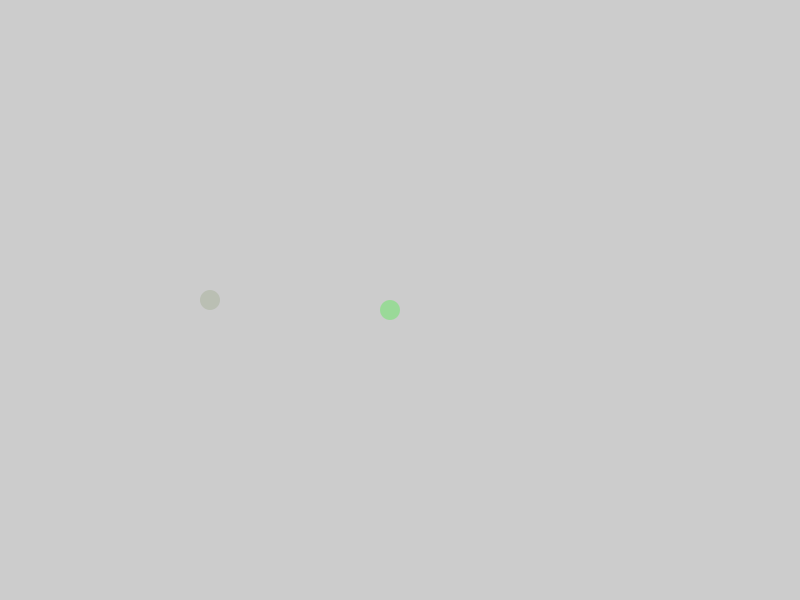
Frame 1 (no input)
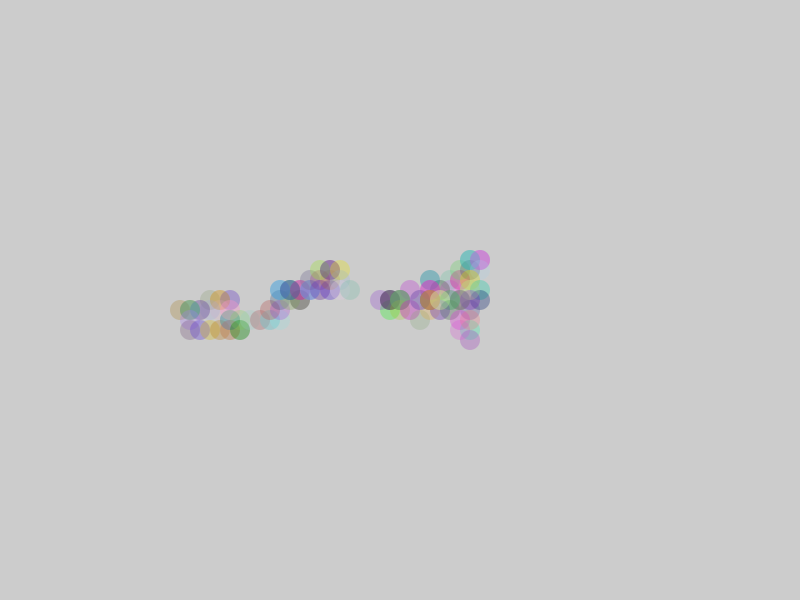
Frame 60 (the mouse pressed at the canvas centre just before this capture)
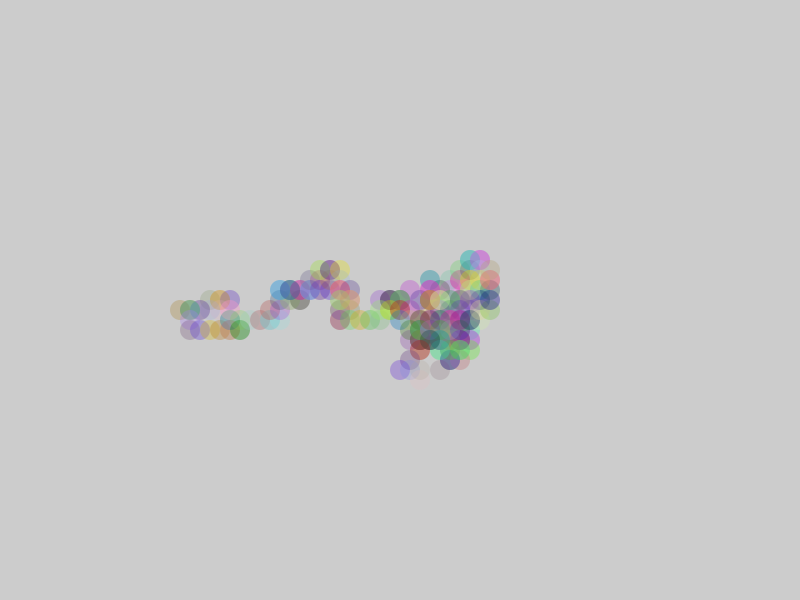
Frame 120 (the mouse held since frame 60 and released just before this capture)

The Processing sketch that drew these frames (run headless with seeded random() and noise(); from frame 60 on, the mouse is pressed at the canvas centre):

// Processing sketch: quiz_2
// ── quiz_2.pde
Walker walker1;
Walker walker2;

void setup()
{
  size(800, 600);

  walker1 = new Walker(); //  random walk
  walker2 = new Walker(); //  random biased walk

  walker2.x = 200; // separate position
}

void draw()
{  
  walker1.randomWalk();
  walker1.render();

  walker2.randomWalkBiased();
  walker2.render();
}

// ── Walker.pde
class Walker
{
  float x = 400;
  float y = 300;

  // 8-direction movement
  void randomWalk()
  {
    int rng = int(random(8));

    if (rng == 0) y += 10;
    else if (rng == 1) y -= 10;
    else if (rng == 2) x += 10;
    else if (rng == 3) x -= 10;
    else if (rng == 4) { x += 10; y += 10; }
    else if (rng == 5) { x -= 10; y += 10; }
    else if (rng == 6) { x += 10; y -= 10; }
    else if (rng == 7) { x -= 10; y -= 10; }
  }

  // biased movement
  void randomWalkBiased()
  {
    float rng = random(1);

    if (rng < 0.4) x += 10;        // 40% right
    else if (rng < 0.6) x -= 10;   // 20% left
    else if (rng < 0.8) y += 10;   // 20% up
    else y -= 10;                  // 20% down
  }

  // rendering with random color
  void render()
  {
    float r = random(255);
    float g = random(255);
    float b = random(255);
    float a = random(50, 100);

    fill(r, g, b, a);
    noStroke();

    circle(x, y, 20);
  }
}
